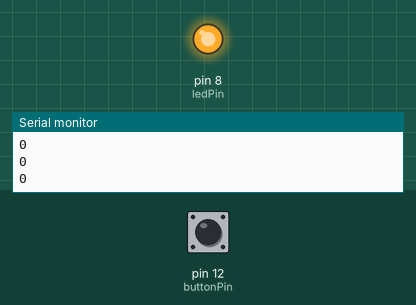
The sketch below on a simulated Arduino Uno, built with avr-gcc and run on an emulated ATmega328P. Shown: output pins drawn as LEDs (lit = HIGH), the last lines printed to the serial monitor. The test bench sets the inputs (shaded band); at power-on: pin 12 (buttonPin) LOW.

Above: at 1.2 s.
1.3 s: pin 12 (buttonPin) pulled HIGH for 0.15 s
At 1.38 s:
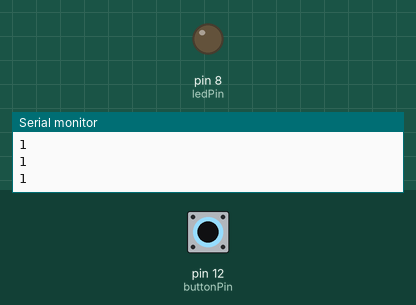
2.9 s: pin 12 (buttonPin) pulled HIGH for 3.2 s
At 6.8 s:
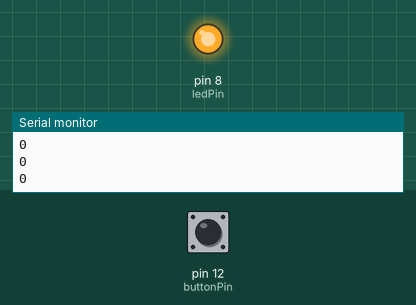
Timing chart, 0 to 8.3 s (numbered marks = the images above; inputs shaded):
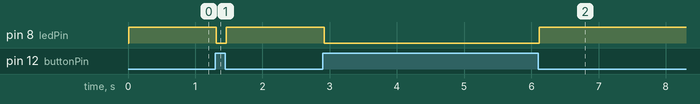

Measured:
- after the input at 1.3 s, pin 8 (ledPin): HIGH → LOW at once, → HIGH 0.15 s later
- after the input at 2.9 s, pin 8 (ledPin): HIGH → LOW at once, → HIGH 3.2 s later

The sketch:

Button.ino
```cpp
int ledPin=8;
int buttonPin = 12;
int buttonRead;
int dt = 10;


void setup() {
Serial.begin(9600);
pinMode(ledPin , OUTPUT);
pinMode(buttonPin , INPUT);
}

void loop() {
buttonRead = digitalRead(buttonPin);
Serial.println(buttonRead);
delay(dt);
if (buttonRead== 1){
  digitalWrite(ledPin , LOW);

}
if (buttonRead == 0 ){
  digitalWrite(ledPin , HIGH);
}
}
```
